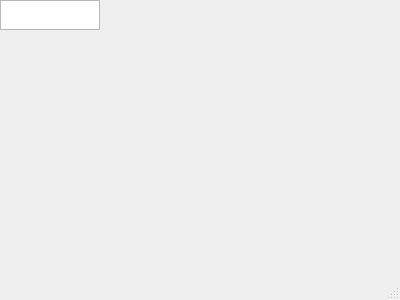
<?xml version="1.0" encoding="UTF-8"?>
<ui version="4.0">
    <author/>
    <comment/>
    <exportmacro/>
    <class>Window</class>
    <widget class="QMainWindow" name="Window">
        <property name="geometry">
            <rect>
                <x>0</x>
                <y>0</y>
                <width>400</width>
                <height>300</height>
            </rect>
        </property>
        <property name="windowTitle">
            <string>Window</string>
        </property>
        <widget class="QTextEdit" name="textEdit"/>
        <widget class="QMenuBar" name="menubar">
            <property name="geometry">
                <rect>
                    <x>0</x>
                    <y>0</y>
                    <width>400</width>
                    <height>17</height>
                </rect>
            </property>
        </widget>
        <widget class="QStatusBar" name="statusbar"/>
    </widget>
    <pixmapfunction/>
    <connections/>
</ui>
